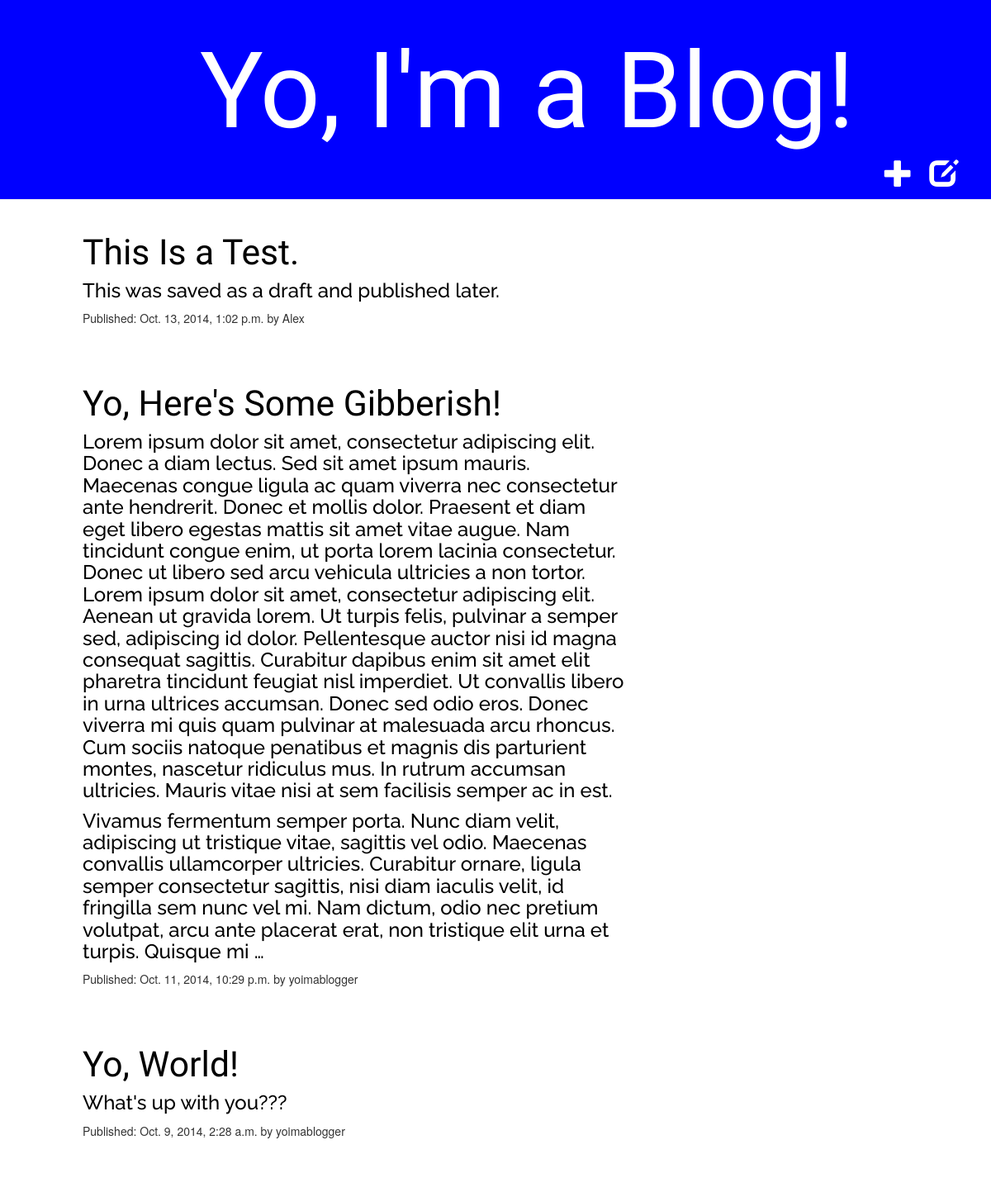
The page / on the database its author committed.
### blog/models.py (models this page shows, shortened)
class Post(models.Model):
    author = models.ForeignKey(User)
    title = models.CharField(max_length=200)
    text = models.TextField()
    created_date = models.DateTimeField(
            default=timezone.now)
    published_date = models.DateTimeField(
            blank=True, null=True)

### blog/views.py (the view)
# urls.py: url(r'^$', views.post_list),
def post_list(request):
    posts = Post.objects.filter(published_date__isnull=False).order_by('published_date')
    return render(request, 'blog/post_list.html', {'posts': posts})

### blog/templates/blog/post_list.html (shortened to what this page needs)
{% extends 'blog/base.html' %}
      {% block content %}
          {% for post in posts reversed %}
            <div class="post">
              <span title="Yo, click the link to view this post!"><h2><a href="{% url 'blog.views.post_detail' pk=post.pk %}">{{ post.title }}</a></h2></span>
              <h4>{{ post.text|linebreaks|truncatewords:200 }}</h4>
              <p>Published: {{ post.published_date }} by {{ post.author }}</p>
            </div>
          {% endfor %}
      {% endblock content %}

### static/css/blog.css (style rules this page uses)
h2 a { color: black; font-size: 32pt; font-family: 'Exo', sans-serif; text-decoration: none; }
h2 { font-family: 'Exo', sans-serif; font-size: 32pt; }
h4 { font-size: 18pt; font-family: 'Raleway', sans-serif; color: black; text-decoration: none; }
.post { margin-bottom: 70px; }

### rows shown on the page
Post: title "This Is a Test.", text "This was saved as a draft and published later.", published_date "Oct. 13, 2014, 1:02 p.m.", author "Alex"
Post: title "Yo, Here's Some Gibberish!", text "Lorem ipsum dolor sit amet, consectetur adipiscing elit. Donec a diam lectus. Sed sit amet ipsum mauris. Maecenas congue ligula ac quam viverra nec consectetur ante hendrerit. Donec et mollis dolor. Praesent et diam eget libero egestas mattis sit amet vitae augue. Nam tincidunt congue enim, ut porta lorem lacinia consectetur. Donec ut libero sed arcu vehicula ultricies a non tortor. Lorem ipsum dolor sit amet, consectetur adipiscing elit. Aenean ut gravida lorem. Ut turpis felis, pulvinar a semper sed, adipiscing id dolor. Pellentesque auctor nisi id magna consequat sagittis. Curabitur dapibus enim sit amet elit pharetra tincidunt feugiat nisl imperdiet. Ut convallis libero in urna ultrices…", published_date "Oct. 11, 2014, 10:29 p.m.", author "yoimablogger"
Post: title "Yo, World!", text "What's up with you???", published_date "Oct. 9, 2014, 2:28 a.m.", author "yoimablogger"
